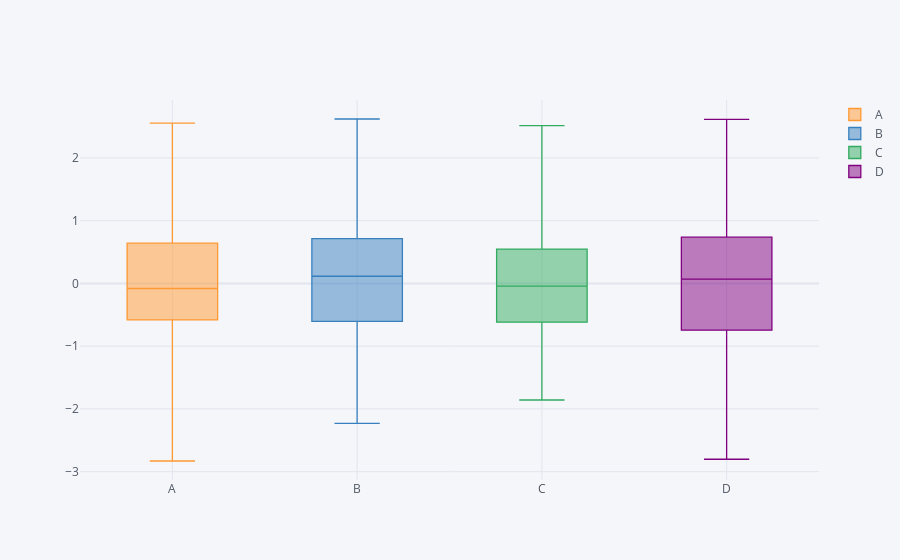

The code cell stored with this chart in its notebook:
### Code cell
df = pd.DataFrame(np.random.randn(100,4),columns='A B C D'.split())
df.head()
df.iplot(kind='box')
